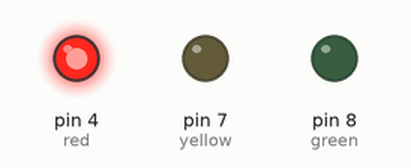
This sketch was run on a simulated Arduino Uno, built with avr-gcc and run on an emulated ATmega328P. Parts: output pins drawn as LEDs (lit = HIGH).

Above: at 4.0 s.
At 9.0 s:
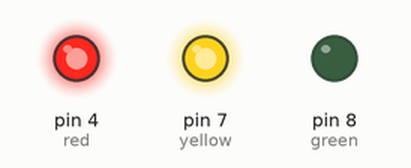
At 15.0 s:
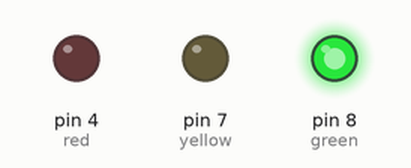
At 21.0 s:
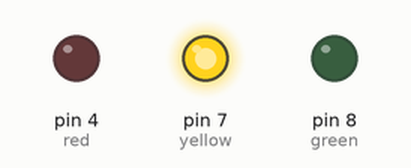
Timing chart, 0 to 28.6 s (numbered marks = the images above):
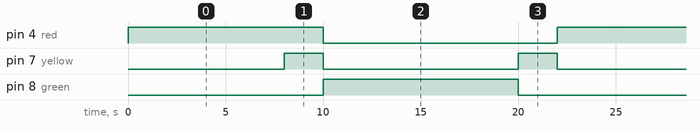

The sketch:

Kenyan_Traffic_Lights.ino
```cpp
//the LED pins to be used
int red=4;
int yellow=7;
int green=8;
//declare the various timers to be used
int rgOn=10000;//red and green lights on
int yOn=2000;//yellow lights on
void setup() {
  // pins declared as output
pinMode(red,OUTPUT);
pinMode(yellow,OUTPUT);
pinMode(green,OUTPUT);
}

void loop() {
//red is first on
digitalWrite(red,HIGH);
digitalWrite(yellow,LOW);
delay(rgOn-yOn);//red first on for 8 seconds
/*then both red and yellow on for 2 seconds
this implies red is on for 10 seconds and yellow for only two*/
digitalWrite(yellow,HIGH);
digitalWrite(red,HIGH);
delay(yOn);
//switch both red and yellow off at the end of the 10 seconds
digitalWrite(red,LOW);
digitalWrite(yellow,LOW);
//green lights come on as the yellow and red go off this should happen immediately
digitalWrite(green,HIGH);
delay(rgOn);
digitalWrite(green,LOW);
//we light up yellow again to prepare the road users then switch it off
digitalWrite(yellow,HIGH);
delay(yOn);
digitalWrite(yellow,LOW);
}
```

Measured:
- by itself, pin 4 (red), pin 8 (green): alternates HIGH for 10.0 s and LOW for 12.0 s
- by itself, pin 7 (yellow): repeats every 22.0 s: LOW 10.0 s, HIGH 2.0 s, LOW 8.0 s, HIGH 2.0 s
- by itself, everything shown: repeats every 22.0 s, in 5 steps
